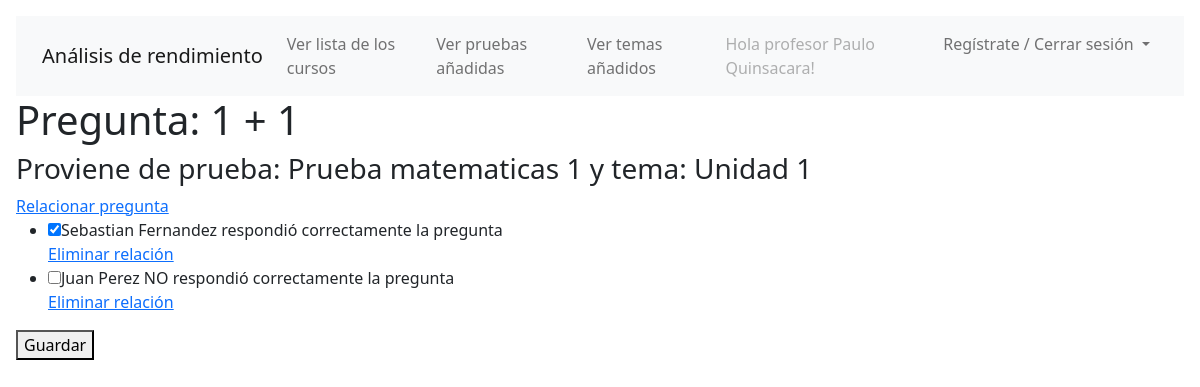
Screenshot of /pregunta/1/ (signed in) with the database file from the repository.
### base/models.py (models this page shows, shortened)
class Preguntas(models.Model):
    prueba = models.ForeignKey(Prueba, on_delete=models.CASCADE)
    tema = models.ForeignKey(Tema, on_delete=models.CASCADE)
    pregunta = models.CharField('Pregunta', max_length=100)
    acierto = models.DecimalField(max_digits=4, decimal_places=3, blank=True, null=True)
    def nombreprueba(self):
        return self.prueba.nombre_prueba
    def nombretema(self):
        return self.tema.nombre_tema

class Prueba(models.Model):
    user = models.ForeignKey(User, on_delete=models.CASCADE, related_name='pruebas')
    nombre_prueba = models.CharField('Nombre Prueba', max_length=100)
    aciertoprueba = models.DecimalField(max_digits=4, decimal_places=3, blank=True, null=True)
    calificacionprueba = models.DecimalField(max_digits=3, decimal_places=2, blank=True, null=True)
    pruebareal = models.IntegerField('Numero de prueba', default=0)

class Tema(models.Model):
    nombre_tema = models.CharField('Nombre Tema', max_length=100)
    aciertotema = models.DecimalField(max_digits=4, decimal_places=3, blank=True, null=True)

class EstudiantePreguntas(models.Model):
    prueba = models.ForeignKey(Prueba, on_delete=models.CASCADE)
    estudiante = models.ForeignKey(Estudiante, on_delete=models.CASCADE)
    preguntas = models.ForeignKey(Preguntas, on_delete=models.CASCADE)
    correcto = models.BooleanField()
    def nombresestudiante(self):
        return  self.estudiante.nombres + ' ' + self.estudiante.apellidos

class Estudiante(models.Model):
    curso = models.ForeignKey(Curso, on_delete=models.CASCADE)
    nombres = models.CharField('Nombres', max_length=20)
    apellidos = models.CharField('Apellidos', max_length=20)
    nombre_completo = models.CharField('Nombre Completo', max_length=40, blank=True)
    aciertoestudiante = models.DecimalField(max_digits=4, decimal_places=3, blank=True, null=True)
    preguntas = models.ManyToManyField(Preguntas,through='EstudiantePreguntas', blank=True)
    def save(self):
        self.nombre_completo = self.nombres + ' ' + self.apellidos
        return super(Estudiante, self).save()

### base/views.py (the view, shortened to what this page needs)
# urls.py: path('pregunta/<str:pk>/', views.pregunta, name="pregunta"),
@login_required(login_url='login')
def pregunta(response, pk):
    calcular()
    a = Preguntas.objects.get(id=pk)
    return render(response, 'base/pregunta.html', {"a":a})

### base/templates/base/pregunta.html (shortened to what this page needs)
{% extends 'base/main.html' %}
{% block content %}
<h1>Pregunta: {{a.pregunta}}</h1>
<h3>Proviene de prueba: {{a.nombreprueba}} y tema: {{a.nombretema}}</h3>
<a href="{% url 'relacionar-preguntas' a.id %}">Relacionar pregunta</a>
<form method="POST" action="#">
    <ul>
        {% for estudiantepreguntas in a.estudiantepreguntas_set.all %}
            {% if estudiantepreguntas.correcto == True %}
                <li><input type="checkbox", value="clicked", name="c{{estudiantepreguntas.id}}" checked>{{estudiantepreguntas.nombresestudiante}} respondió correctamente la pregunta</li>
            {% else %}
                <li><input type="checkbox", value="clicked", name="c{{estudiantepreguntas.id}}">{{estudiantepreguntas.nombresestudiante}} NO respondió correctamente la pregunta</li>
            {% endif %}
            <a href="{% url 'eliminar-relacion-preguntas' estudiantepreguntas.id %}">Eliminar relación</a>
        {% endfor %}
    </ul>
    <button type="submit", name="save", value="save">Guardar</button>
</form>
{% endblock content %}

### base/templates/base/navbar.html (shortened to what this page needs)
<!doctype html>
<html lang="en">
  <head>
    <link href="https://cdn.jsdelivr.net/npm/bootstrap@5.2.1/dist/css/bootstrap.min.css" rel="stylesheet">
    <link href="https://getbootstrap.com/docs/5.2/assets/css/docs.css" rel="stylesheet">
  </head>
  <body class="p-3 m-0 border-0 bd-example">
    <nav class="navbar navbar-expand-lg bg-light">
      <div class="container">
        <a class="navbar-brand" href="/">Análisis de rendimiento</a>
        <div class="collapse navbar-collapse" id="navbarSupportedContent">
          {% if user.is_authenticated %}
          <ul class="navbar-nav me-auto mb-2 mb-lg-0">
            <li class="nav-item">
              <a class="nav-link" href="{% url 'listacursos' %}">Ver lista de los cursos</a>
            </li>
            <li class="nav-item">
              <a class="nav-link" href="{% url 'listapruebas' %}">Ver pruebas añadidas</a>
            </li>
            <li class="nav-item">
              <a class="nav-link" href="{% url 'listatemas' %}">Ver temas añadidos</a>
            </li>
            <li class="nav-item">
              <a class="nav-link disabled">Hola profesor {{ user.first_name }} {{ user.last_name }}!</a>
            </li>
            <li class="nav-item dropdown">
            <a class="nav-link dropdown-toggle" href="#" role="button" data-bs-toggle="dropdown" aria-expanded="false">
                Regístrate / Cerrar sesión
            </a>
          </li>
          </ul>
          {% endif %}
        </div>
      </div>
    </nav>
  </body>
</html>

### rows the page displays
Preguntas: pregunta "1 + 1", nombreprueba "Prueba matematicas 1", nombretema "Unidad 1"
EstudiantePreguntas: nombresestudiante "Sebastian Fernandez"
EstudiantePreguntas: nombresestudiante "Juan Perez"

### other values shown
{{ user.first_name }} "Paulo"
{{ user.last_name }} "Quinsacara"
